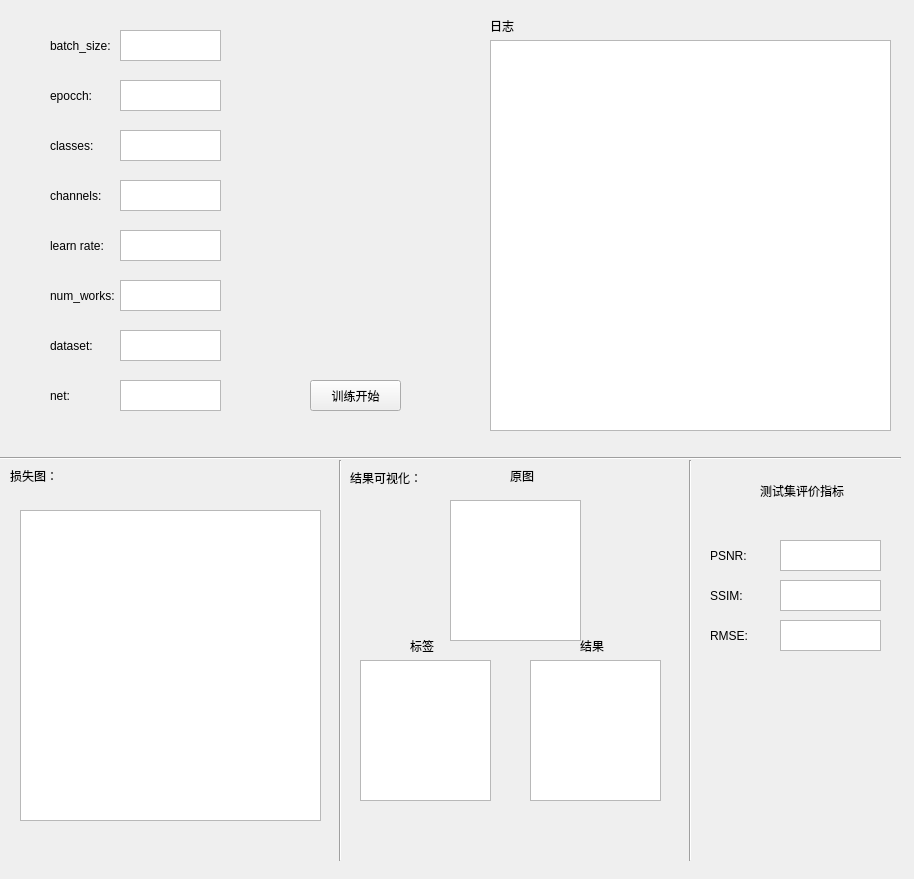
<?xml version="1.0" encoding="UTF-8"?>
<ui version="4.0">
 <class>trainModelQuZao</class>
 <widget class="QWidget" name="trainModelQuZao">
  <property name="geometry">
   <rect>
    <x>0</x>
    <y>0</y>
    <width>914</width>
    <height>879</height>
   </rect>
  </property>
  <property name="windowTitle">
   <string>Form</string>
  </property>
  <widget class="QLabel" name="label">
   <property name="geometry">
    <rect>
     <x>50</x>
     <y>30</y>
     <width>71</width>
     <height>31</height>
    </rect>
   </property>
   <property name="text">
    <string>batch_size:</string>
   </property>
  </widget>
  <widget class="QTextEdit" name="textEdit">
   <property name="geometry">
    <rect>
     <x>120</x>
     <y>30</y>
     <width>101</width>
     <height>31</height>
    </rect>
   </property>
  </widget>
  <widget class="QLabel" name="label_2">
   <property name="geometry">
    <rect>
     <x>50</x>
     <y>80</y>
     <width>71</width>
     <height>31</height>
    </rect>
   </property>
   <property name="text">
    <string>epocch:</string>
   </property>
  </widget>
  <widget class="QTextEdit" name="textEdit_2">
   <property name="geometry">
    <rect>
     <x>120</x>
     <y>80</y>
     <width>101</width>
     <height>31</height>
    </rect>
   </property>
  </widget>
  <widget class="QLabel" name="label_3">
   <property name="geometry">
    <rect>
     <x>50</x>
     <y>130</y>
     <width>71</width>
     <height>31</height>
    </rect>
   </property>
   <property name="text">
    <string>classes:</string>
   </property>
  </widget>
  <widget class="QTextEdit" name="textEdit_3">
   <property name="geometry">
    <rect>
     <x>120</x>
     <y>130</y>
     <width>101</width>
     <height>31</height>
    </rect>
   </property>
  </widget>
  <widget class="QLabel" name="label_4">
   <property name="geometry">
    <rect>
     <x>50</x>
     <y>180</y>
     <width>71</width>
     <height>31</height>
    </rect>
   </property>
   <property name="text">
    <string>channels:</string>
   </property>
  </widget>
  <widget class="QTextEdit" name="textEdit_4">
   <property name="geometry">
    <rect>
     <x>120</x>
     <y>180</y>
     <width>101</width>
     <height>31</height>
    </rect>
   </property>
  </widget>
  <widget class="QLabel" name="label_5">
   <property name="geometry">
    <rect>
     <x>50</x>
     <y>230</y>
     <width>71</width>
     <height>31</height>
    </rect>
   </property>
   <property name="text">
    <string>learn rate:</string>
   </property>
  </widget>
  <widget class="QTextEdit" name="textEdit_5">
   <property name="geometry">
    <rect>
     <x>120</x>
     <y>230</y>
     <width>101</width>
     <height>31</height>
    </rect>
   </property>
  </widget>
  <widget class="QLabel" name="label_6">
   <property name="geometry">
    <rect>
     <x>50</x>
     <y>280</y>
     <width>71</width>
     <height>31</height>
    </rect>
   </property>
   <property name="text">
    <string>num_works:</string>
   </property>
  </widget>
  <widget class="QTextEdit" name="textEdit_6">
   <property name="geometry">
    <rect>
     <x>120</x>
     <y>280</y>
     <width>101</width>
     <height>31</height>
    </rect>
   </property>
  </widget>
  <widget class="QLabel" name="label_7">
   <property name="geometry">
    <rect>
     <x>50</x>
     <y>330</y>
     <width>71</width>
     <height>31</height>
    </rect>
   </property>
   <property name="text">
    <string>dataset:</string>
   </property>
  </widget>
  <widget class="QTextEdit" name="textEdit_7">
   <property name="geometry">
    <rect>
     <x>120</x>
     <y>330</y>
     <width>101</width>
     <height>31</height>
    </rect>
   </property>
  </widget>
  <widget class="QLabel" name="label_8">
   <property name="geometry">
    <rect>
     <x>50</x>
     <y>380</y>
     <width>71</width>
     <height>31</height>
    </rect>
   </property>
   <property name="text">
    <string>net:</string>
   </property>
  </widget>
  <widget class="QTextEdit" name="textEdit_8">
   <property name="geometry">
    <rect>
     <x>120</x>
     <y>380</y>
     <width>101</width>
     <height>31</height>
    </rect>
   </property>
  </widget>
  <widget class="QTextEdit" name="textEdit_10">
   <property name="geometry">
    <rect>
     <x>490</x>
     <y>40</y>
     <width>401</width>
     <height>391</height>
    </rect>
   </property>
  </widget>
  <widget class="Line" name="line">
   <property name="geometry">
    <rect>
     <x>0</x>
     <y>450</y>
     <width>901</width>
     <height>16</height>
    </rect>
   </property>
   <property name="orientation">
    <enum>Qt::Horizontal</enum>
   </property>
  </widget>
  <widget class="Line" name="line_2">
   <property name="geometry">
    <rect>
     <x>330</x>
     <y>460</y>
     <width>20</width>
     <height>401</height>
    </rect>
   </property>
   <property name="orientation">
    <enum>Qt::Vertical</enum>
   </property>
  </widget>
  <widget class="Line" name="line_3">
   <property name="geometry">
    <rect>
     <x>680</x>
     <y>460</y>
     <width>20</width>
     <height>401</height>
    </rect>
   </property>
   <property name="orientation">
    <enum>Qt::Vertical</enum>
   </property>
  </widget>
  <widget class="QLabel" name="label_10">
   <property name="geometry">
    <rect>
     <x>710</x>
     <y>580</y>
     <width>71</width>
     <height>31</height>
    </rect>
   </property>
   <property name="text">
    <string>SSIM:</string>
   </property>
  </widget>
  <widget class="QTextEdit" name="textEdit_11">
   <property name="geometry">
    <rect>
     <x>780</x>
     <y>580</y>
     <width>101</width>
     <height>31</height>
    </rect>
   </property>
  </widget>
  <widget class="QLabel" name="label_11">
   <property name="geometry">
    <rect>
     <x>710</x>
     <y>540</y>
     <width>71</width>
     <height>31</height>
    </rect>
   </property>
   <property name="text">
    <string>PSNR:</string>
   </property>
  </widget>
  <widget class="QTextEdit" name="textEdit_12">
   <property name="geometry">
    <rect>
     <x>780</x>
     <y>540</y>
     <width>101</width>
     <height>31</height>
    </rect>
   </property>
  </widget>
  <widget class="QLabel" name="label_12">
   <property name="geometry">
    <rect>
     <x>710</x>
     <y>620</y>
     <width>71</width>
     <height>31</height>
    </rect>
   </property>
   <property name="text">
    <string>RMSE:</string>
   </property>
  </widget>
  <widget class="QTextEdit" name="textEdit_13">
   <property name="geometry">
    <rect>
     <x>780</x>
     <y>620</y>
     <width>101</width>
     <height>31</height>
    </rect>
   </property>
  </widget>
  <widget class="QLabel" name="label_16">
   <property name="geometry">
    <rect>
     <x>20</x>
     <y>510</y>
     <width>301</width>
     <height>311</height>
    </rect>
   </property>
   <property name="text">
    <string/>
   </property>
  </widget>
  <widget class="QLabel" name="label_17">
   <property name="geometry">
    <rect>
     <x>450</x>
     <y>500</y>
     <width>131</width>
     <height>141</height>
    </rect>
   </property>
   <property name="text">
    <string/>
   </property>
  </widget>
  <widget class="QLabel" name="label_18">
   <property name="geometry">
    <rect>
     <x>360</x>
     <y>660</y>
     <width>131</width>
     <height>141</height>
    </rect>
   </property>
   <property name="text">
    <string/>
   </property>
  </widget>
  <widget class="QLabel" name="label_19">
   <property name="geometry">
    <rect>
     <x>530</x>
     <y>660</y>
     <width>131</width>
     <height>141</height>
    </rect>
   </property>
   <property name="text">
    <string/>
   </property>
  </widget>
  <widget class="QPushButton" name="pushButton">
   <property name="geometry">
    <rect>
     <x>310</x>
     <y>380</y>
     <width>91</width>
     <height>31</height>
    </rect>
   </property>
   <property name="text">
    <string>训练开始</string>
   </property>
  </widget>
  <widget class="QLabel" name="label_24">
   <property name="geometry">
    <rect>
     <x>510</x>
     <y>470</y>
     <width>54</width>
     <height>12</height>
    </rect>
   </property>
   <property name="text">
    <string>原图</string>
   </property>
  </widget>
  <widget class="QLabel" name="label_25">
   <property name="geometry">
    <rect>
     <x>410</x>
     <y>640</y>
     <width>54</width>
     <height>12</height>
    </rect>
   </property>
   <property name="text">
    <string>标签</string>
   </property>
  </widget>
  <widget class="QLabel" name="label_26">
   <property name="geometry">
    <rect>
     <x>580</x>
     <y>640</y>
     <width>54</width>
     <height>12</height>
    </rect>
   </property>
   <property name="text">
    <string>结果</string>
   </property>
  </widget>
  <widget class="QLabel" name="label_27">
   <property name="geometry">
    <rect>
     <x>760</x>
     <y>480</y>
     <width>121</width>
     <height>21</height>
    </rect>
   </property>
   <property name="text">
    <string>测试集评价指标</string>
   </property>
  </widget>
  <widget class="QLabel" name="label_28">
   <property name="geometry">
    <rect>
     <x>490</x>
     <y>20</y>
     <width>54</width>
     <height>12</height>
    </rect>
   </property>
   <property name="text">
    <string>日志</string>
   </property>
  </widget>
  <widget class="QLabel" name="label_29">
   <property name="geometry">
    <rect>
     <x>10</x>
     <y>470</y>
     <width>54</width>
     <height>12</height>
    </rect>
   </property>
   <property name="text">
    <string>损失图：</string>
   </property>
  </widget>
  <widget class="QLabel" name="label_30">
   <property name="geometry">
    <rect>
     <x>350</x>
     <y>470</y>
     <width>71</width>
     <height>16</height>
    </rect>
   </property>
   <property name="text">
    <string>结果可视化：</string>
   </property>
  </widget>
  <widget class="QTextEdit" name="textEdit_9">
   <property name="geometry">
    <rect>
     <x>20</x>
     <y>510</y>
     <width>301</width>
     <height>311</height>
    </rect>
   </property>
  </widget>
  <widget class="QTextEdit" name="textEdit_21">
   <property name="geometry">
    <rect>
     <x>450</x>
     <y>500</y>
     <width>131</width>
     <height>141</height>
    </rect>
   </property>
  </widget>
  <widget class="QTextEdit" name="textEdit_22">
   <property name="geometry">
    <rect>
     <x>360</x>
     <y>660</y>
     <width>131</width>
     <height>141</height>
    </rect>
   </property>
  </widget>
  <widget class="QTextEdit" name="textEdit_23">
   <property name="geometry">
    <rect>
     <x>530</x>
     <y>660</y>
     <width>131</width>
     <height>141</height>
    </rect>
   </property>
  </widget>
  <zorder>textEdit_21</zorder>
  <zorder>textEdit_23</zorder>
  <zorder>textEdit_22</zorder>
  <zorder>textEdit_9</zorder>
  <zorder>label</zorder>
  <zorder>textEdit</zorder>
  <zorder>label_2</zorder>
  <zorder>textEdit_2</zorder>
  <zorder>label_3</zorder>
  <zorder>textEdit_3</zorder>
  <zorder>label_4</zorder>
  <zorder>textEdit_4</zorder>
  <zorder>label_5</zorder>
  <zorder>textEdit_5</zorder>
  <zorder>label_6</zorder>
  <zorder>textEdit_6</zorder>
  <zorder>label_7</zorder>
  <zorder>textEdit_7</zorder>
  <zorder>label_8</zorder>
  <zorder>textEdit_8</zorder>
  <zorder>textEdit_10</zorder>
  <zorder>line</zorder>
  <zorder>line_2</zorder>
  <zorder>line_3</zorder>
  <zorder>label_10</zorder>
  <zorder>textEdit_11</zorder>
  <zorder>label_11</zorder>
  <zorder>textEdit_12</zorder>
  <zorder>label_12</zorder>
  <zorder>textEdit_13</zorder>
  <zorder>label_16</zorder>
  <zorder>label_17</zorder>
  <zorder>label_18</zorder>
  <zorder>label_19</zorder>
  <zorder>pushButton</zorder>
  <zorder>label_24</zorder>
  <zorder>label_25</zorder>
  <zorder>label_26</zorder>
  <zorder>label_27</zorder>
  <zorder>label_28</zorder>
  <zorder>label_29</zorder>
  <zorder>label_30</zorder>
 </widget>
 <resources/>
 <connections/>
</ui>
